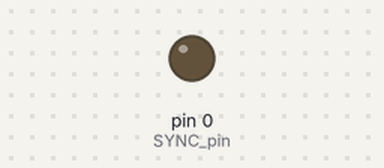
A program run on a simulated Teensy 4. Shown: output pins drawn as LEDs (lit = HIGH). Storage starts empty; what the program prints to the serial monitor is not drawn. At 0.0 s the program stops and its outputs stay as they are.

Above: at 0.1 s.
Timing chart, 0 to 1.5 s (numbered marks = the images above):
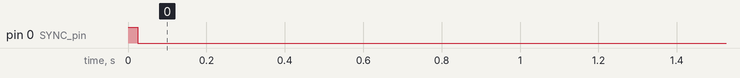

The program:

main.cpp
```cpp
#include <Arduino.h>
#include <SPI.h>
#include <SD.h>

const int chipSelect = BUILTIN_SDCARD;
uint16_t countUp=0;
File datafile;
byte firstRead; //first read from wav file
byte secondRead;

uint32_t count=0;

unsigned long startTime;


void setup() {
  // put your setup code here, to run once:
  //Serial.begin(9600);
  //delay(2000);

  pinMode(0, OUTPUT);//SYNC pin, (CS)
  digitalWrite(0, HIGH);//make sure CS stays high
  delayMicroseconds(100);
  //pinMode(27, OUTPUT);//SCLK, clock
  //pinMode(26, OUTPUT); //MOSI pin

  if (!SD.begin(BUILTIN_SDCARD)){ //SD card not in slot
    Serial.println("initialization failed!");
    exit(0);//end
    }
  // Serial.println("Enter setup");
  datafile = SD.open("DA6.wav", FILE_READ);

  //SPI1.setCS(0);
  //SPI1.setMISO(1);
 // SPI1.setMOSI(26);
  //SPI1.setSCK(27);
 // Serial.println(SPI1.pinIsSCK(27));

  //begin initializing DAC
  SPI1.begin();

  SPI1.beginTransaction(SPISettings(1000000, MSBFIRST, SPI_MODE1));//highest possible frequency, put 50MHz for DAC
  digitalWrite(0,LOW);
  SPI1.transfer(0x27);//power up DAC
  SPI1.transfer(0x00);
  SPI1.transfer(0x01);
  //delayNanoseconds(100);
  digitalWrite(0,HIGH);
  SPI1.endTransaction();
 // delayMicroseconds(20);

  SPI1.beginTransaction(SPISettings(1000000, MSBFIRST, SPI_MODE1));
  digitalWrite(0,LOW);
  SPI1.transfer(0x30);//disable LDAC pin
  SPI1.transfer(0x00);
  SPI1.transfer(0x03);
  //delayNanoseconds(100);
  digitalWrite(0,HIGH);
  SPI1.endTransaction();
  //delayMicroseconds(20);

  SPI1.beginTransaction(SPISettings(1000000, MSBFIRST, SPI_MODE1));
  digitalWrite(0,LOW);
  SPI1.transfer(0x38);//enable internal reference
  SPI1.transfer(0x00);
  SPI1.transfer(0x01);
  digitalWrite(0,HIGH);
  SPI1.endTransaction();
  //delayMicroseconds(20);

  SPI1.beginTransaction(SPISettings(1000000, MSBFIRST, SPI_MODE1));
  digitalWrite(0, LOW);
  SPI1.transfer(0x02); //set gain on DAC-A to 1 (see if this minimizes noise)
  SPI1.transfer(0x00);
  SPI1.transfer(0x01);
  digitalWrite(0, HIGH);
  SPI1.endTransaction();

  SPI1.beginTransaction(SPISettings(1000000, MSBFIRST, SPI_MODE1));
  digitalWrite(0,LOW);
  SPI1.transfer(0x28);//reset all registers and update DAC (initalization)
  SPI1.transfer(0x00);
  SPI1.transfer(0x01);
  digitalWrite(0,HIGH);
  SPI1.endTransaction();

  datafile.seek(44);//skip header and go to actual wav data
  firstRead = datafile.read();
  secondRead = datafile.read();

  //fair amount of time between last configuration SPI transfer and the first
  //data transfer due to the seek and read commands

}

void loop() {
  //Serial.println("Enter loop");
  // put your main code here, to run repeatedly:
  //startTime = millis();

  while(datafile.available() && (firstRead != -1) && (secondRead != -1)){//run until nothing left to read from wav file
    SPI1.beginTransaction(SPISettings(1000000, MSBFIRST, SPI_MODE1));
    //24 bit wide register, for 8 bits are 2 dont care bits, then 3 command bits, then three address bits, the next 16 bits are the data bits
    //delayMicroseconds(2);
    digitalWrite(0,LOW);
    SPI1.transfer(0x18);//2 dont care bits, then write to input register n, then pick input register DAC-A
    SPI1.transfer((firstRead));
    SPI1.transfer(secondRead);
    //delayNanoseconds(100);
    digitalWrite(0,HIGH);
    SPI1.endTransaction();
    //GOING TO NEED SOME SORT OF DELAY HERE to match sampling rate. 22.675737 for 44.1kHz
    firstRead = datafile.read();
    secondRead = datafile.read();
    delayMicroseconds(22);
    //delayMicroseconds(20);
    //
    //countUp = countUp + 1;
    //delayMicroseconds(20);
  //   if(up){countUp = countUp + 1;}
  //   if(!up){countUp = countUp -1;}
  //   if (countUp>=65533){

  //     up = 0;//count down
  //     //Serial.println("Done");

  //   }
  //   if (countUp <=4){
  //     up=1;//start counting up
  //   }
  //   //count = count+1;
  //   //datafile.println(dataRec);//print the data to the SD card
  }
  //datafile.close();
  //count = count/5;
  //Serial.print("Total number of samples over 5 seconds: ");
  Serial.println("Done");
  exit(0);//end

}
```
